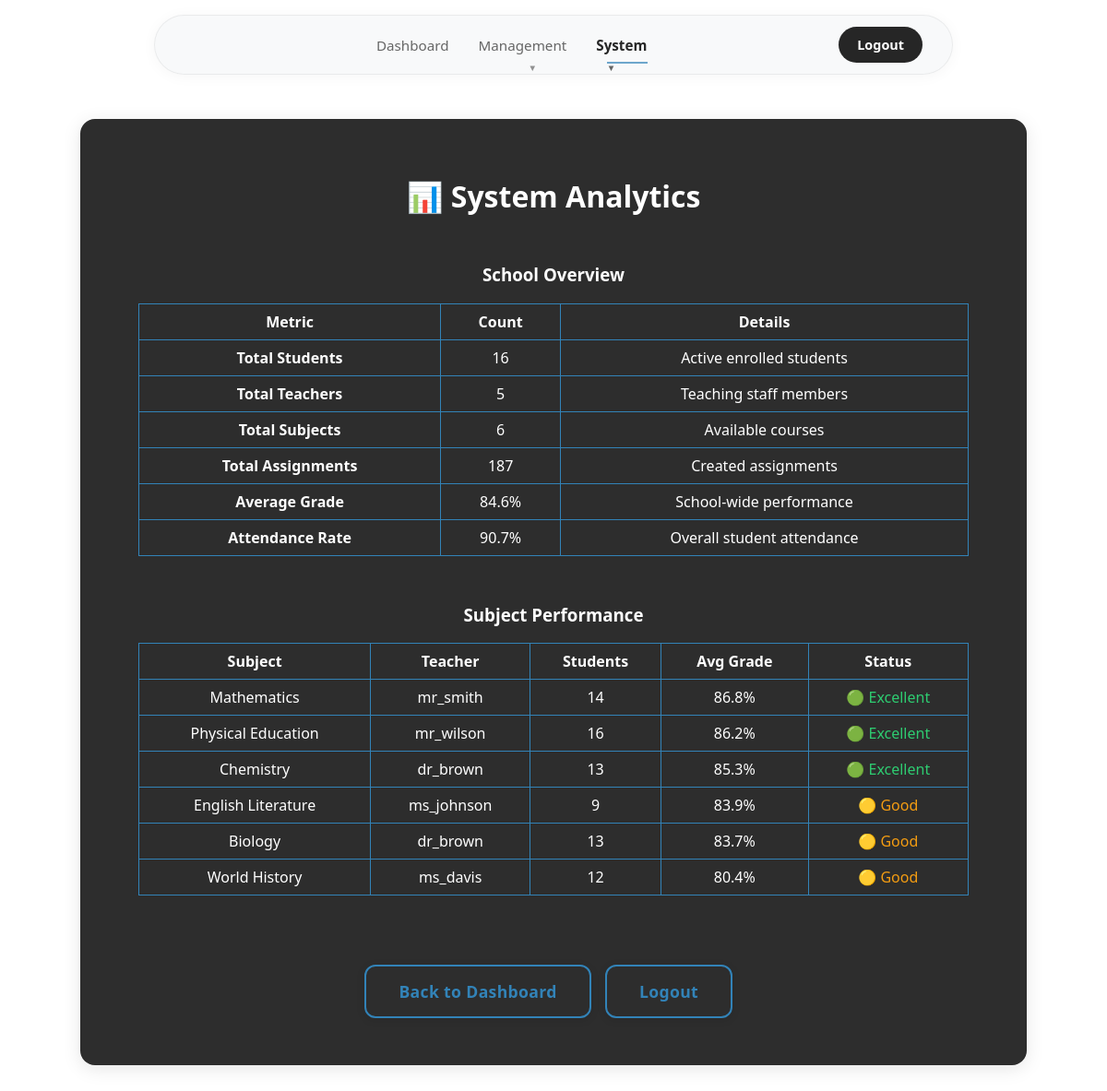
The app's page /system_analytics (signed in) with its own data.
### tables this page shows
CREATE TABLE subjects (
    id INTEGER PRIMARY KEY,
    name TEXT,
    teacher_id INTEGER REFERENCES users(id)
);

### app.py (the view)
@app.route('/system_analytics')
def system_analytics():
    if not is_admin():
        return redirect(url_for('login'))
    conn = get_db()
    cur = conn.cursor()
    cur.execute("SELECT COUNT(*) FROM users WHERE role='student'")
    total_students = cur.fetchone()[0]
    cur.execute("SELECT COUNT(*) FROM users WHERE role='teacher'")
    total_teachers = cur.fetchone()[0]
    cur.execute("SELECT COUNT(*) FROM subjects")
    total_subjects = cur.fetchone()[0]
    cur.execute("SELECT COUNT(*) FROM assignments")
    total_assignments = cur.fetchone()[0]
    cur.execute("SELECT AVG(grade) FROM assignments WHERE grade IS NOT NULL")
    avg_grade = cur.fetchone()[0] or 0
    cur.execute("SELECT AVG(present) FROM attendance")
    attendance_rate = (cur.fetchone()[0] or 0) * 100
    cur.execute("""
        SELECT s.name,
               u.username as teacher_name,
               AVG(a.grade) as avg_grade,
               COUNT(DISTINCT a.id) as assignment_count,
               COUNT(DISTINCT e.user_id) as student_count
        FROM subjects s
        LEFT JOIN users u ON s.teacher_id = u.id
        LEFT JOIN assignments a ON s.id = a.subject_id AND a.grade IS NOT NULL
        LEFT JOIN enrollments e ON s.id = e.subject_id
        GROUP BY s.id, s.name, u.username
        ORDER BY avg_grade DESC
    """)
    subject_performance = cur.fetchall()
    return render_template('system_analytics.html',
                         total_students=total_students,
                         total_teachers=total_teachers,
                         total_subjects=total_subjects,
                         total_assignments=total_assignments,
                         avg_grade=round(avg_grade, 1),
                         attendance_rate=round(attendance_rate, 1),
                         subject_performance=subject_performance)

### app.py (called while the page is built)
def is_admin():
    return session.get('role') == 'admin'

### templates/system_analytics.html (shortened to what this page needs)
<!DOCTYPE html>
<html>
<head>
    <link rel="stylesheet" href="/static/styles.css">
</head>
<body>
    <div class="navbar">
        <div class="navbar-container">
            <div class="navbar-links">
                <a href="/admin_dashboard" class="nav-link">Dashboard</a>
                <div class="dropdown">
                    <a href="#" class="nav-link dropdown-trigger">Management</a>
                </div>
                <div class="dropdown">
                    <a href="#" class="nav-link dropdown-trigger active">System</a>
                </div>
            </div>
            <div class="navbar-actions">
                <a href="/logout" class="nav-btn">Logout</a>
            </div>
        </div>
    </div>
    <div class="center-wrapper">
        <div class="dashboard-container card-3d">
            <h1>📊 System Analytics</h1>
            <div class="table-wrapper">
                <h3>School Overview</h3>
                <table>
                    <thead>
                        <tr>
                            <th>Metric</th>
                            <th>Count</th>
                            <th>Details</th>
                        </tr>
                    </thead>
                    <tbody>
                        <tr>
                            <td><strong>Total Students</strong></td>
                            <td>{{ total_students }}</td>
                            <td>Active enrolled students</td>
                        </tr>
                        <tr>
                            <td><strong>Total Teachers</strong></td>
                            <td>{{ total_teachers }}</td>
                            <td>Teaching staff members</td>
                        </tr>
                        <tr>
                            <td><strong>Total Subjects</strong></td>
                            <td>{{ total_subjects }}</td>
                            <td>Available courses</td>
                        </tr>
                        <tr>
                            <td><strong>Total Assignments</strong></td>
                            <td>{{ total_assignments }}</td>
                            <td>Created assignments</td>
                        </tr>
                        <tr>
                            <td><strong>Average Grade</strong></td>
                            <td>{{ avg_grade|round(1) }}%</td>
                            <td>School-wide performance</td>
                        </tr>
                        <tr>
                            <td><strong>Attendance Rate</strong></td>
                            <td>{{ attendance_rate|round(1) }}%</td>
                            <td>Overall student attendance</td>
                        </tr>
                    </tbody>
                </table>
            </div>
            {% if subject_performance %}
            <div class="table-wrapper">
                <h3>Subject Performance</h3>
                <table>
                    <thead>
                        <tr>
                            <th>Subject</th>
                            <th>Teacher</th>
                            <th>Students</th>
                            <th>Avg Grade</th>
                            <th>Status</th>
                        </tr>
                    </thead>
                    <tbody>
                        {% for subject in subject_performance %}
                        <tr>
                            <td>{{ subject.name }}</td>
                            <td>{{ subject.teacher_name or 'Not Assigned' }}</td>
                            <td>{{ subject.student_count }}</td>
                            <td>{{ subject.avg_grade|round(1) }}%</td>
                            <td>
                                {% if subject.avg_grade >= 85 %}
                                    <span style="color: #2ECC71;">🟢 Excellent</span>
                                {% elif subject.avg_grade >= 75 %}
                                    <span style="color: #F39C12;">🟡 Good</span>
                                {% else %}
                                    <span style="color: #E74C3C;">🔴 Needs Attention</span>
                                {% endif %}
                            </td>
                        </tr>
                        {% endfor %}
                    </tbody>
                </table>
            </div>
            {% endif %}
            <div class="action-buttons">
                <a class="btn-3d" href="/admin">Back to Dashboard</a>
                <a class="btn-3d" href="/logout">Logout</a>
            </div>
        </div>
    </div>
</body>
</html>

### static/styles.css (style rules this page uses)
body { background: #ffffff; font-family: 'Segoe UI', 'Arial', sans-serif; color: #262626; margin: 0; padding: 0; min-height: 100vh; }
.navbar { background: transparent; backdrop-filter: none; -webkit-backdrop-filter: none; box-shadow: none; padding: 1rem 0; position: sticky; top: 0; left: 0; right: 0; z-index: 1000; margin-bottom: 0; border: none; width: 100%; }
.navbar-container { max-width: 800px; margin: 0 auto; display: flex; justify-content: space-between; align-items: center; padding: 0.75rem 2rem; height: auto; background: rgba(248, 249, 250, 0.9); backdrop-filter: blur(10px); -webkit-backdrop-filter: blur(10px); border-radius: 50px; border: 1px solid rgba(0, 0, 0, 0.06); box-shadow: 0 2px 16px rgba(0, 0, 0, 0.04); }
.navbar-actions { display: flex; align-items: center; gap: 1rem; }
.navbar-links { display: flex; gap: 2rem; align-items: center; justify-content: center; flex: 1; margin: 0; }
.nav-link { color: #666666; text-decoration: none; font-weight: 500; padding: 0.5rem 0; border-radius: 0; transition: all 0.2s ease; position: relative; font-size: 0.95rem; white-space: nowrap; border: none; background: transparent; }
.nav-link.active { color: #262626; background: transparent; box-shadow: none; border: none; transform: none; font-weight: 600; }
.nav-btn { background: #262626; color: #ffffff; text-decoration: none; font-weight: 600; padding: 0.625rem 1.25rem; border-radius: 25px; transition: all 0.2s ease; font-size: 0.9rem; white-space: nowrap; border: none; }
.nav-link.active::after { width: 80%; }
.nav-link::after { content: ''; position: absolute; bottom: -2px; left: 50%; width: 0; height: 2px; background: #3283b8; transition: all 0.3s ease; transform: translateX(-50%); }
.dropdown { position: relative; display: inline-block; }
.nav-link.dropdown-trigger::after { content: '▼'; font-size: 0.6rem; margin-left: 0.375rem; opacity: 0.7; transition: transform 0.2s ease; }
.dashboard-container { padding: 2.5em 2em; background: #262626; border-radius: 16px; max-width: 1200px; box-shadow: 0 4px 20px rgba(0, 0, 0, 0.1); width: 90%; margin: 2em auto; display: flex; flex-direction: column; align-items: center; border: 1px solid rgba(0, 0, 0, 0.05); }
.center-wrapper { display: flex; align-items: center; justify-content: center; min-height: 100vh; }
.card-3d { background: #2d2d2d; border-radius: 16px; box-shadow: 0 4px 20px rgba(0, 0, 0, 0.1); width: 80%; border: 1px solid rgba(0, 0, 0, 0.05); }
h1, h2, h3 { color: #ffffff;; text-align: center; margin-bottom: 1em; text-decoration: none; }
.btn-3d { background: #2d2d2d; color: hsl(204, 57%, 46%); border: 2px solid hsl(204, 57%, 46%); border-radius: 12px; padding: 0.85em 2em; font-size: 1.1em; font-weight: 600; box-shadow: 0 2px 10px rgba(0, 0, 0, 0.1); transition: transform 0.12s, box-shadow 0.12s; cursor: pointer; letter-spacing: 0.02em; margin: 0.6em 0.6em 0.6em 0; display: inline-block; text-align: center; text-decoration: none; }
.action-buttons { margin-top: 2em; text-align: center; }
.table-wrapper { width: 100%; max-width: 900px; overflow-x: auto; margin: 0 auto; }
table { width: 100%; max-width: 900px; border-collapse: collapse; margin: 1em auto 2em; }
th, td { padding: 8px; border: 1px solid #3283b8; text-align: center; text-decoration: none; color:#ffffff; }
.dashboard-container { max-width: 1200px; margin: 2em auto; padding: 2.5em 2em; }

### records on screen
subjects: name "Mathematics", teacher_name "mr_smith", student_count "14", avg_grade "86.8", shows "🟢 Excellent"
subjects: name "Physical Education", teacher_name "mr_wilson", student_count "16", avg_grade "86.2", shows "🟢 Excellent"
subjects: name "Chemistry", teacher_name "dr_brown", student_count "13", avg_grade "85.3", shows "🟢 Excellent"
subjects: name "English Literature", teacher_name "ms_johnson", student_count "9", avg_grade "83.9", shows "🟡 Good"
subjects: name "Biology", teacher_name "dr_brown", student_count "13", avg_grade "83.7", shows "🟡 Good"
subjects: name "World History", teacher_name "ms_davis", student_count "12", avg_grade "80.4", shows "🟡 Good"

### other values on screen
{{ total_students }} "16"
{{ total_teachers }} "5"
{{ total_subjects }} "6"
{{ total_assignments }} "187"
{{ avg_grade|round(1) }} "84.6"
{{ attendance_rate|round(1) }} "90.7"
